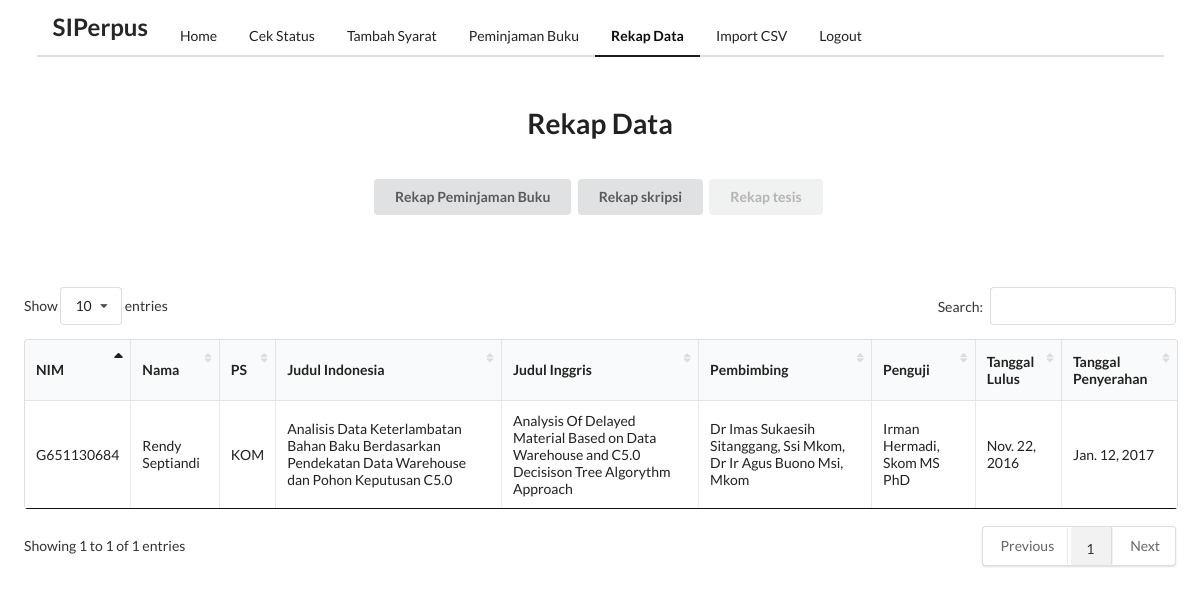
The app's page /rekap_data_tesis/ with its own data.
### polls/models.py (models this page shows, shortened)
class Tesis(models.Model):
	judul_IND = models.CharField(max_length=200)
	judul_ENG = models.CharField(max_length=200)
	ps = models.CharField(max_length=50)
	nama_penulis = models.CharField(max_length=200)
	NIM = models.CharField(max_length=200)
	pembimbing = models.CharField(max_length=200)
	penguji = models.CharField(max_length=200)
	tanggal_lulus = models.DateTimeField(null=True, blank=True)
	tanggal_penyerahan = models.DateTimeField(null=True, blank=True)
	no_panggil = models.CharField(max_length=200)
	pub_date = models.DateTimeField(default=timezone.now())
	class Meta:
		db_table = u'polls_Tesis'

### polls/views.py (the view)
# urls.py: url(r'^rekap_data_tesis/$', views.rekap_data_tesis.as_view(), name='rekap_data_tesis'),
class rekap_data_tesis(generic.ListView):
	model = Tesis
	template_name = 'polls/rekap_data_tesis.html'
	context_object_name = 'rekap_tesis'
	def get_queryset(self):
		return Tesis.objects.all().order_by("id")

### polls/templates/polls/rekap_data_tesis.html (shortened to what this page needs)
<html>
{% load static %}
<head>
  <link rel="stylesheet" type="text/css" href="{% static 'semantic/semantic.min.css' %}">
  <link rel="stylesheet" type="text/css" href="{% static 'tables/dataTables.semanticui.min.css' %}">
  <link rel="stylesheet" type="text/css" href="{% static 'tables/jquery.dataTables.min.css' %}">
</head>
<body>
  <div class="ui  container">
    <div class="ui  secondary pointing menu">
      <div class="header item">
        <h2>SIPerpus</h2>
      </div>
      <a class="item" href="/">
                    Home
                    </a>
      <a class="item" href="/cek_status">
                    Cek Status
                    </a>
      <a class="item" href="/tambah_data">
                    Tambah Syarat
                    </a>
      <a class="item" href="/Peminjaman">
                    Peminjaman Buku
                    </a>
      <a class="active item">
                    Rekap Data
                    </a>
      <a class="item" href="/import_csv">
                    Import CSV
                    </a>
      <a class="item" href="/logout">
                        Logout
                    </a>
    </div>
  </div>
  <h1 class="ui center aligned header" style="padding:2%">Rekap Data</h1>
    <div  class="ui center aligned container" style="padding-bottom:4%">
      <button class="ui button" onclick="location.href='/rekap_data'"">Rekap Peminjaman Buku</button>
      <button class="ui button" onclick="location.href='/rekap_data_skripsi'"">Rekap skripsi</button>
      <button class="ui button disabled">Rekap tesis</button>
    </div>
     <div style="padding:2%">
    <table id="rekap" class="ui celled table" cellspacing="0" width="100%">
      <thead>
        <tr>
          <th>NIM</th>
          <th>Nama</th>
          <th>PS</th>
          <th>Judul Indonesia</th>
          <th>Judul Inggris</th>
          <th>Pembimbing</th>
          <th>Penguji</th>
          <th>Tanggal Lulus</th>
          <th>Tanggal Penyerahan</th>
        </tr>
      </thead>
      <tbody>
        {% for p in rekap_tesis %}
        <tr>
          <td>{{p.NIM.upper}}</td>
          <td>{{p.nama_penulis}}</td>
          <td>{{p.ps.upper}}</td>
          <td>{{p.judul_IND}}</td>
          <td>{{p.judul_ENG}}</td>
          <td>{{p.pembimbing}}</td>
          <td>{{p.penguji}}</td>
          <td>{{p.tanggal_lulus.date}}</td>
          <td>{{p.tanggal_penyerahan.date}}</td>
        </tr>
        {% endfor %}
      </tbody>
    </table>
  </div>
</body>
</html>

### records on screen
Tesis: NIM "G651130684", nama_penulis "Rendy Septiandi", ps "KOM", judul_IND "Analisis Data Keterlambatan Bahan Baku Berdasarkan Pendekatan Data Warehouse dan Pohon Keputusan C5.0", judul_ENG "Analysis Of Delayed Material Based on Data Warehouse and C5.0 Decisison Tree Algorythm Approach", pembimbing "Dr Imas Sukaesih Sitanggang, Ssi Mkom, Dr Ir Agus Buono Msi, Mkom", penguji "Irman Hermadi, Skom MS PhD", tanggal_lulus "Nov. 22, 2016", tanggal_penyerahan "Jan. 12, 2017"
